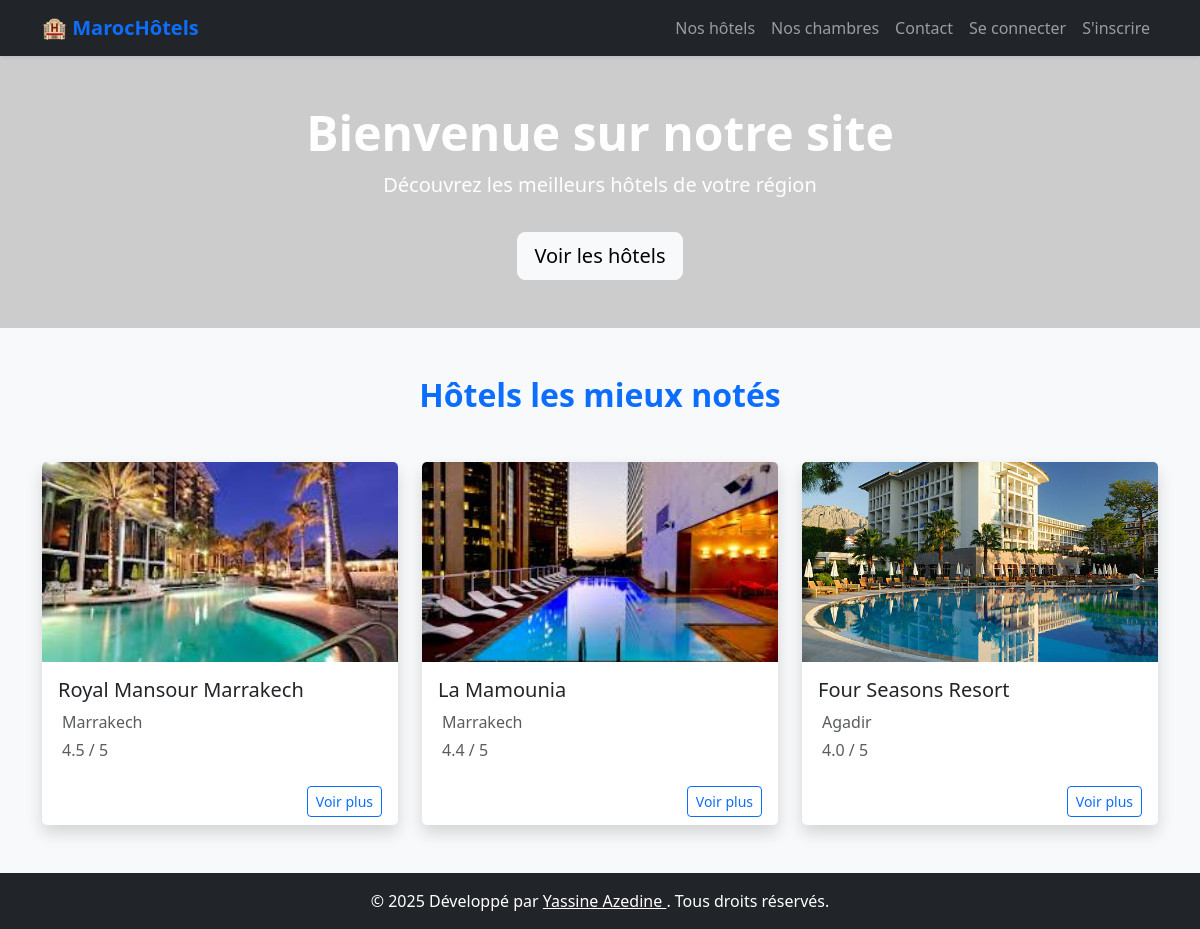
The page / on the database its author committed.
### hotels/models.py (models this page shows)
class Hotel(models.Model):
    name = models.CharField(max_length=100)
    location = models.CharField(max_length=255)
    rating = models.DecimalField(max_digits=2, decimal_places=1)
    image = models.ImageField(upload_to='hotels_images/')
    description = models.TextField()
    def __str__(self):
        return self.name

### hotels/views.py (the view)
# urls.py: 2. Add a URL to urlpatterns:  path('', views.home, name='home')
def home(request):
    top_hotels = Hotel.objects.filter(rating__gte=4, rating__lte=5)[:5]
    print("Top Hotels:", top_hotels)  # Affichage pour débogage
    return render(request, 'hotels/home.html', {'hotels': top_hotels})

### hotels/templates/hotels/home.html (shortened to what this page needs)
<!DOCTYPE html>
<html lang="fr">
<head>
  <link href="https://cdn.jsdelivr.net/npm/bootstrap@5.3.3/dist/css/bootstrap.min.css" rel="stylesheet" />
</head>
<body>
  <nav class="navbar navbar-expand-lg navbar-dark bg-dark shadow-sm">
    <div class="container">
      <a class="navbar-brand fw-bold text-primary" href="{% url 'home' %}">
        🏨 MarocHôtels
      </a>
      <div class="collapse navbar-collapse justify-content-end" id="navbarNav">
        <ul class="navbar-nav">
          <li class="nav-item">
            <a class="nav-link" href="{% url 'hotel_list' %}">Nos hôtels</a>
          </li>
          <li class="nav-item">
            <a class="nav-link" href="{% url 'room_list' %}">Nos chambres</a>
          </li>
          <li class="nav-item">
            <a class="nav-link" href="{% url 'contact' %}">Contact</a>
          </li>
        </ul>
        <ul class="navbar-nav">
          {% if user.is_authenticated %}
            <li class="nav-item">
              <span class="nav-link text-light">👋 Bonjour <strong>{{ user.username }}</strong></span>
            </li>
            <li class="nav-item">
              <a class="nav-link text-danger" href="{% url 'logout' %}">Se déconnecter</a>
            </li>
          {% else %}
            <li class="nav-item">
              <a class="nav-link" href="{% url 'login' %}">Se connecter</a>
            </li>
            <li class="nav-item">
              <a class="nav-link" href="{% url 'register' %}">S'inscrire</a>
            </li>
          {% endif %}
        </ul>
      </div>
    </div>
  </nav>
<section class="hero bg-primary text-white py-5" data-aos="fade-up" data-aos-duration="1200">
  <div class="container text-center">
    <h1>Bienvenue sur notre site</h1>
    <p>Découvrez les meilleurs hôtels de votre région</p>
    <a href="{% url 'hotel_list' %}" class="btn btn-light btn-lg mt-3">Voir les hôtels</a>
  </div>
</section>
  <section class="py-5 bg-light" id="hotels">
    <div class="container">
      <h2 class="text-center mb-5 fw-bold text-primary">Hôtels les mieux notés</h2>
      <div class="row g-4">
        {% for hotel in hotels %}
        <div class="col-md-6 col-lg-4">
          <div class="card h-100 shadow border-0">
            <img src="{{ hotel.image.url }}" class="card-img-top" alt="{{ hotel.name }}" style="object-fit: cover; height: 200px;">
            <div class="card-body">
              <h5 class="card-title text-dark">{{ hotel.name }}</h5>
              <p class="card-text text-muted mb-1"> {{ hotel.location }}</p>
              <p class="card-text text-muted"> {{ hotel.rating }} / 5</p>
            </div>
            <div class="card-footer bg-white border-0 text-end">
              <a href="{% url 'hotel_detail' hotel.id %}" class="btn btn-sm btn-outline-primary">Voir plus</a>
            </div>
          </div>
        </div>
        {% empty %}
        <div class="col-12 text-center">
          <p>Aucun hôtel trouvé.</p>
        </div>
        {% endfor %}
      </div>
    </div>
  </section>
  <footer class="bg-dark text-white text-center py-3 mt-auto">
    &copy; 2025  Développé par
    <a href="https://github.com/YassineAzedine" target="_blank" class="text-white text-decoration-underline">
      Yassine Azedine
    </a>. Tous droits réservés.
  </footer>
</body>
</html>

### hotels/templates/hotels/home.html (style rules this page uses)
.hero { background: url('https://via.placeholder.com/1600x500') center/cover no-repeat; padding: 100px 20px; color: white; text-align: center; }
.hero h1 { font-size: 3rem; font-weight: bold; }
.hero p { font-size: 1.25rem; }

### rows shown on the page
Hotel: image (picture), name "Royal Mansour Marrakech", location "Marrakech", rating "4.5"
Hotel: image (picture), name "La Mamounia", location "Marrakech", rating "4.4"
Hotel: image (picture), name "Four Seasons Resort", location "Agadir", rating "4.0"
